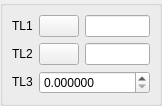
<?xml version="1.0" encoding="UTF-8"?>
<ui version="4.0">
 <class>DlgRef_2Sel1Spin_QTD</class>
 <widget class="QWidget" name="DlgRef_2Sel1Spin_QTD">
  <property name="geometry">
   <rect>
    <x>0</x>
    <y>0</y>
    <width>156</width>
    <height>105</height>
   </rect>
  </property>
  <property name="windowTitle">
   <string/>
  </property>
  <layout class="QGridLayout">
   <property name="margin">
    <number>0</number>
   </property>
   <property name="spacing">
    <number>0</number>
   </property>
   <item row="0" column="0">
    <widget class="QGroupBox" name="GroupBox1">
     <property name="title">
      <string/>
     </property>
     <layout class="QGridLayout">
      <property name="margin">
       <number>9</number>
      </property>
      <property name="spacing">
       <number>6</number>
      </property>
      <item row="2" column="1" colspan="2">
       <widget class="SalomeApp_DoubleSpinBox" name="SpinBox_DX">
        <property name="decimals">
         <number>6</number>
        </property>
        <property name="maximum">
         <double>1000000000.000000000000000</double>
        </property>
       </widget>
      </item>
      <item row="2" column="0">
       <widget class="QLabel" name="TextLabel3">
        <property name="sizePolicy">
         <sizepolicy hsizetype="Fixed" vsizetype="Fixed">
          <horstretch>0</horstretch>
          <verstretch>0</verstretch>
         </sizepolicy>
        </property>
        <property name="text">
         <string>TL3</string>
        </property>
        <property name="wordWrap">
         <bool>false</bool>
        </property>
       </widget>
      </item>
      <item row="1" column="0">
       <widget class="QLabel" name="TextLabel2">
        <property name="sizePolicy">
         <sizepolicy hsizetype="Fixed" vsizetype="Fixed">
          <horstretch>0</horstretch>
          <verstretch>0</verstretch>
         </sizepolicy>
        </property>
        <property name="frameShape">
         <enum>QFrame::NoFrame</enum>
        </property>
        <property name="frameShadow">
         <enum>QFrame::Plain</enum>
        </property>
        <property name="text">
         <string>TL2</string>
        </property>
        <property name="wordWrap">
         <bool>false</bool>
        </property>
       </widget>
      </item>
      <item row="0" column="1">
       <widget class="QPushButton" name="PushButton1">
        <property name="sizePolicy">
         <sizepolicy hsizetype="Fixed" vsizetype="Fixed">
          <horstretch>0</horstretch>
          <verstretch>0</verstretch>
         </sizepolicy>
        </property>
        <property name="text">
         <string/>
        </property>
       </widget>
      </item>
      <item row="1" column="2">
       <widget class="QLineEdit" name="LineEdit2"/>
      </item>
      <item row="0" column="0">
       <widget class="QLabel" name="TextLabel1">
        <property name="sizePolicy">
         <sizepolicy hsizetype="Fixed" vsizetype="Fixed">
          <horstretch>0</horstretch>
          <verstretch>0</verstretch>
         </sizepolicy>
        </property>
        <property name="text">
         <string>TL1</string>
        </property>
        <property name="wordWrap">
         <bool>false</bool>
        </property>
       </widget>
      </item>
      <item row="1" column="1">
       <widget class="QPushButton" name="PushButton2">
        <property name="sizePolicy">
         <sizepolicy hsizetype="Fixed" vsizetype="Fixed">
          <horstretch>0</horstretch>
          <verstretch>0</verstretch>
         </sizepolicy>
        </property>
        <property name="text">
         <string/>
        </property>
       </widget>
      </item>
      <item row="0" column="2">
       <widget class="QLineEdit" name="LineEdit1"/>
      </item>
     </layout>
    </widget>
   </item>
  </layout>
 </widget>
 <layoutdefault spacing="6" margin="11"/>
 <pixmapfunction>qPixmapFromMimeSource</pixmapfunction>
 <customwidgets>
  <customwidget>
   <class>SalomeApp_DoubleSpinBox</class>
   <extends>QDoubleSpinBox</extends>
   <header location="global">SalomeApp_DoubleSpinBox.h</header>
  </customwidget>
 </customwidgets>
 <tabstops>
  <tabstop>PushButton1</tabstop>
  <tabstop>LineEdit1</tabstop>
  <tabstop>PushButton2</tabstop>
  <tabstop>LineEdit2</tabstop>
 </tabstops>
 <resources/>
 <connections/>
</ui>
